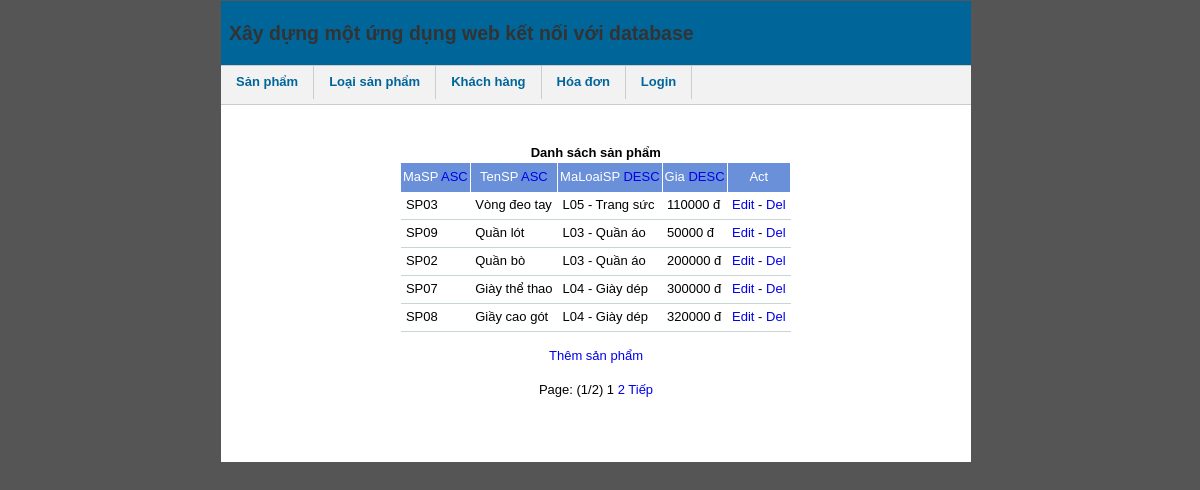
/?sort2=DESC, run on the app's committed database.
### tables this page shows
CREATE TABLE IF NOT EXISTS `sanpham` (
  `MaSP` varchar(10) NOT NULL,
  `TenSP` varchar(50) NOT NULL,
  `MaLoaiSP` varchar(10) NOT NULL,
  `Gia` varchar(10) NOT NULL,
  PRIMARY KEY(MaSP),
  FOREIGN KEY(MaLoaiSP) REFERENCES loaisanpham(MaLoaiSP)
);

CREATE TABLE IF NOT EXISTS `loaisanpham` (
  `MaLoaiSP` varchar(10) NOT NULL,
  `MoTa` text NOT NULL,
  PRIMARY KEY(MaLoaiSP)
);

### dssp.php (the view, shortened to what this page needs)
<center>
<?php
include("dbconnect.php");
$table = 'sanpham';
$ColID = 'MaSP';
$ColID2 = 'TenSP';
$ColID3 = 'MaLoaiSP';
$ColID4 = 'Gia';
$act = $_GET['act'];
if($act == 'del' && isset($_SESSION['admin'])) {
	$IDact = $_GET['IDact'];
	$sql = $mysql->query("DELETE FROM $table WHERE $ColID='$IDact'");
	if($sql) echo 'Đã xóa - <a href="'.$_SERVER['PHP_SELF'].'">Home</a>';
	else echo 'Không thể xóa - <a href="'.$_SERVER['PHP_SELF'].'">Home</a>';
} else {
if($_GET['sort1'] != '')
	$order_sql = "ORDER BY $ColID ".$_GET['sort1'];
else if($_GET['sort2'] != '')
	$order_sql = "ORDER BY $ColID2 ".$_GET['sort2'];
else if($_GET['sort3'] != '')
	$order_sql = "ORDER BY $ColID3 ".$_GET['sort3'];
else if($_GET['sort4'] != '')
	$order_sql = "ORDER BY $ColID4 ".$_GET['sort4'];
else $order_sql = "ORDER BY $ColID ASC";
$p_now = intval($_GET['page']);
$pp = 5;
$result = $mysql->query("SELECT * FROM $table");
$total =  $mysql->num_rows($result);
$numofpages = $total/$pp;
$numofpages = ceil($numofpages);
if ($p_now <= 0)
	$page = 1;
else {
	if ($p_now <= $numofpages)
		$page = $p_now;
	else
		$page = 1;
}
$limitvalue = $page * $pp - ($pp);
$limit = $mysql->query("SELECT * FROM sanpham, loaisanpham WHERE sanpham.MaLoaiSP=loaisanpham.MaloaiSP $order_sql LIMIT $limitvalue,$pp");
echo '<table class="table table-bordered table-striped table-hover table-condensed">';
echo '<thead><tr><td colspan = "5" style="text-align:center;"><b> Danh sách sản phẩm </b></td></tr></thead>';
echo '<thead>';
echo '<tr><th>MaSP <a href="?sort1='.(($_GET['sort1'] == 'ASC') ? 'DESC">DESC' : 'ASC">ASC').'</a></th>';
echo '<th>TenSP <a href="?sort2='.(($_GET['sort2'] == 'DESC') ? 'ASC">ASC' : 'DESC">DESC').'</a></th>';
echo '<th>MaLoaiSP <a href="?sort3='.(($_GET['sort3'] == 'DESC') ? 'ASC">ASC' : 'DESC">DESC').'</a></th>';
echo '<th>Gia <a href="?sort4='.(($_GET['sort4'] == 'DESC') ? 'ASC">ASC' : 'DESC">DESC').'</a></th>';
echo '<th>Act</th>';
echo '</tr></thead><tbody>';
while($data=mysql_fetch_array($limit)) {
	echo '<tr style="">';
	echo '<td>'.$data[$ColID].'</td>';
	echo '<td>'.$data[$ColID2].'</td>';
	echo '<td>'.$data[$ColID3].' - '.$data['MoTa'].'</td>';
	echo '<td>'.$data[$ColID4].' đ</td>';
	echo '<td><a href="?act=edit&IDact='.$data['MaSP'].'">Edit</a> - <a href="?act=del&IDact='.$data['MaSP'].'">Del</a></td>';
	echo '</tr>';
}
?>
</tbody></table><br />
<a href="?act=add">Thêm sản phẩm</a>
<br /><br /><?php
echo pagination($numofpages,$page);
}
?></center>

### style.css (style rules this page uses)
body { font-family: Arial, Tahoma, Verdana, Arial, sans-serif;font-size: 13px;margin-left: 0px;margin-top: 1px; }
a { text-decoration:none; }
table { font-size:13px;border-collapse: collapse; }
thead th { border-right: 1px solid #fff;color:#fff;text-align:center; padding:2px;height:25px;background-color: #6b90da;font-weight: normal; }
tbody td { padding:5px;text-align:left;border-bottom: 1px solid #c7d5d4; }

### index.php (style rules this page uses)
body { background-color: #555; font: small/1.3 Arial, Helvetica, sans-serif; }

### data on the page
sanpham: MaSP "SP03", TenSP "Vòng đeo tay", MaLoaiSP.MaLoaiSP "L05", MaLoaiSP.MoTa "Trang sức", Gia "110000"
sanpham: MaSP "SP09", TenSP "Quần lót", MaLoaiSP.MaLoaiSP "L03", MaLoaiSP.MoTa "Quần áo", Gia "50000"
sanpham: MaSP "SP02", TenSP "Quần bò", MaLoaiSP.MaLoaiSP "L03", MaLoaiSP.MoTa "Quần áo", Gia "200000"
sanpham: MaSP "SP07", TenSP "Giày thể thao", MaLoaiSP.MaLoaiSP "L04", MaLoaiSP.MoTa "Giày dép", Gia "300000"
sanpham: MaSP "SP08", TenSP "Giầy cao gót", MaLoaiSP.MaLoaiSP "L04", MaLoaiSP.MoTa "Giày dép", Gia "320000"

### other printed values
$page_num "1"
$numofpages "2"
